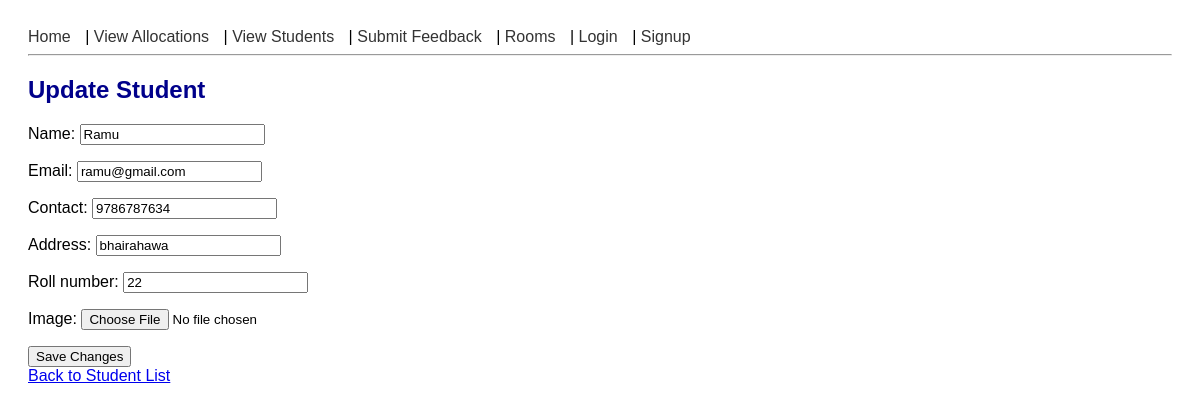
The app's page /student/update/1/ with its own data.
### rooms/models.py (models this page shows, shortened)
class Student(models.Model):
    name = models.CharField(max_length=100)
    email = models.EmailField()
    contact = models.CharField(max_length=10)
    address = models.CharField(max_length=255)
    roll_number = models.CharField(max_length=20, blank=True)
    image = models.ImageField(upload_to='student_images/', blank=True, null=True)  # added image field

### rooms/views.py (the view)
# urls.py: path('student/update/<int:pk>/', views.update_student, name='update_student'),
def update_student(request, pk):
    student = get_object_or_404(Student, pk=pk)
    if request.method == 'POST':
        form = StudentForm(request.POST, request.FILES, instance=student)  # add request.FILES here
        if form.is_valid():
            form.save()
            return redirect('list_students')
    else:
        form = StudentForm(instance=student)
    return render(request, 'rooms/update_student.html', {'form': form})

### rooms/forms.py
class StudentForm(forms.ModelForm):
    class Meta:
        model = Student
        fields = ['name', 'email', 'contact', 'address', 'roll_number', 'image']  # added image field

### rooms/templates/rooms/update_student.html (shortened to what this page needs)
{% extends 'rooms/base.html' %}
{% block content %}
  <h2>Update Student</h2>
  <form method="post" enctype="multipart/form-data">
    {{ form.as_p }}
    <button type="submit">Save Changes</button>
  </form>
  <a href="{% url 'list_students' %}">Back to Student List</a>
{% endblock %}

### rooms/static/css/style.css (style rules this page uses)
body { font-family: Arial, sans-serif; padding: 20px; }
h2 { color: darkblue; }

### records on screen
Student: name "Ramu", email "ramu@gmail.com", contact "9786787634", address "bhairahawa", roll_number "22"
